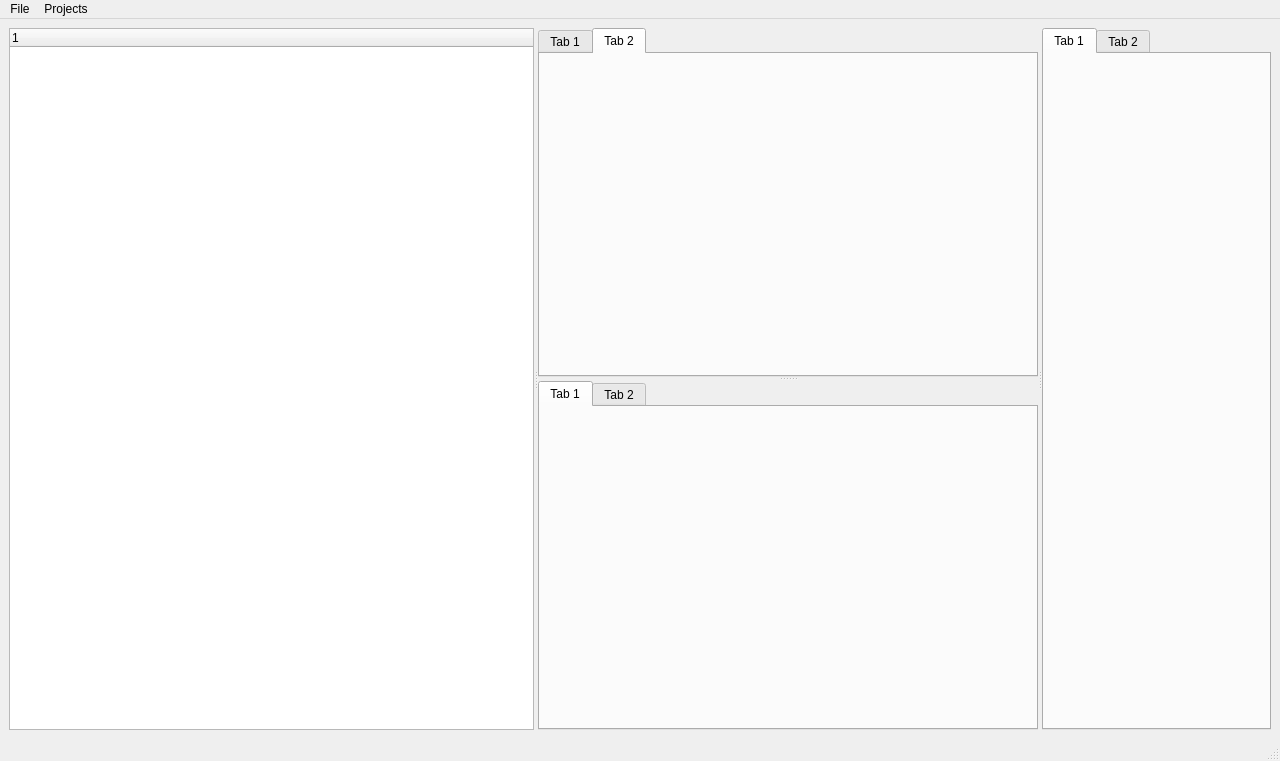
<?xml version="1.0" encoding="UTF-8"?>
<ui version="4.0">
 <class>MainWindow</class>
 <widget class="QMainWindow" name="MainWindow">
  <property name="geometry">
   <rect>
    <x>0</x>
    <y>0</y>
    <width>1280</width>
    <height>761</height>
   </rect>
  </property>
  <property name="windowTitle">
   <string>MainWindow</string>
  </property>
  <widget class="QWidget" name="centralwidget">
   <property name="minimumSize">
    <size>
     <width>1280</width>
     <height>720</height>
    </size>
   </property>
   <layout class="QGridLayout" name="gridLayout">
    <item row="0" column="0">
     <widget class="QSplitter" name="splitter_2">
      <property name="orientation">
       <enum>Qt::Horizontal</enum>
      </property>
      <widget class="QTreeWidget" name="tree">
       <property name="minimumSize">
        <size>
         <width>200</width>
         <height>0</height>
        </size>
       </property>
       <column>
        <property name="text">
         <string notr="true">1</string>
        </property>
       </column>
      </widget>
      <widget class="QSplitter" name="splitter">
       <property name="orientation">
        <enum>Qt::Vertical</enum>
       </property>
       <widget class="QTabWidget" name="editorTabs">
        <property name="minimumSize">
         <size>
          <width>500</width>
          <height>0</height>
         </size>
        </property>
        <property name="tabPosition">
         <enum>QTabWidget::North</enum>
        </property>
        <property name="currentIndex">
         <number>1</number>
        </property>
        <widget class="QWidget" name="tab">
         <attribute name="title">
          <string>Tab 1</string>
         </attribute>
        </widget>
        <widget class="QWidget" name="tab_2">
         <attribute name="title">
          <string>Tab 2</string>
         </attribute>
        </widget>
       </widget>
       <widget class="QTabWidget" name="consoleTabs">
        <property name="minimumSize">
         <size>
          <width>500</width>
          <height>0</height>
         </size>
        </property>
        <widget class="QWidget" name="tab_3">
         <attribute name="title">
          <string>Tab 1</string>
         </attribute>
        </widget>
        <widget class="QWidget" name="tab_4">
         <attribute name="title">
          <string>Tab 2</string>
         </attribute>
        </widget>
       </widget>
      </widget>
      <widget class="QTabWidget" name="infoTabs">
       <property name="minimumSize">
        <size>
         <width>200</width>
         <height>0</height>
        </size>
       </property>
       <property name="baseSize">
        <size>
         <width>220</width>
         <height>0</height>
        </size>
       </property>
       <widget class="QWidget" name="tab_5">
        <attribute name="title">
         <string>Tab 1</string>
        </attribute>
       </widget>
       <widget class="QWidget" name="tab_6">
        <attribute name="title">
         <string>Tab 2</string>
        </attribute>
       </widget>
      </widget>
     </widget>
    </item>
   </layout>
  </widget>
  <widget class="QMenuBar" name="menubar">
   <property name="geometry">
    <rect>
     <x>0</x>
     <y>0</y>
     <width>1280</width>
     <height>21</height>
    </rect>
   </property>
   <widget class="QMenu" name="menuFile">
    <property name="title">
     <string>Projects</string>
    </property>
    <addaction name="action_new_project_2"/>
    <addaction name="separator"/>
    <addaction name="action_open_project"/>
    <addaction name="actionClose_Project"/>
    <addaction name="actionDelete_Project"/>
   </widget>
   <widget class="QMenu" name="menuFile_2">
    <property name="title">
     <string>File</string>
    </property>
    <addaction name="action_quit"/>
   </widget>
   <addaction name="menuFile_2"/>
   <addaction name="menuFile"/>
  </widget>
  <widget class="QStatusBar" name="statusbar"/>
  <action name="action_new_test">
   <property name="text">
    <string>test</string>
   </property>
  </action>
  <action name="action_new_maskset">
   <property name="text">
    <string>maskset</string>
   </property>
  </action>
  <action name="action_new_device">
   <property name="text">
    <string>device</string>
   </property>
  </action>
  <action name="action_new_die">
   <property name="text">
    <string>die</string>
   </property>
  </action>
  <action name="action_new_product">
   <property name="text">
    <string>product</string>
   </property>
  </action>
  <action name="action_new_project">
   <property name="text">
    <string>project</string>
   </property>
  </action>
  <action name="action_edit_test">
   <property name="text">
    <string>test</string>
   </property>
  </action>
  <action name="action_edit_maskset">
   <property name="text">
    <string>maskset</string>
   </property>
  </action>
  <action name="action_edit_device">
   <property name="text">
    <string>device</string>
   </property>
  </action>
  <action name="action_edit_die">
   <property name="text">
    <string>die</string>
   </property>
  </action>
  <action name="action_edit_product">
   <property name="text">
    <string>product</string>
   </property>
  </action>
  <action name="action_edit_flow">
   <property name="text">
    <string>flow</string>
   </property>
  </action>
  <action name="action_display_tests">
   <property name="text">
    <string>tests</string>
   </property>
  </action>
  <action name="action_display_masksets">
   <property name="text">
    <string>masksets</string>
   </property>
  </action>
  <action name="action_display_devices">
   <property name="text">
    <string>devices</string>
   </property>
  </action>
  <action name="action_display_dies">
   <property name="text">
    <string>dies</string>
   </property>
  </action>
  <action name="action_display_products">
   <property name="text">
    <string>products</string>
   </property>
  </action>
  <action name="action_display_flows">
   <property name="text">
    <string>flows</string>
   </property>
  </action>
  <action name="action_delete_test">
   <property name="text">
    <string>test</string>
   </property>
  </action>
  <action name="action_delete_maskset">
   <property name="text">
    <string>maskset</string>
   </property>
  </action>
  <action name="action_delete_device">
   <property name="text">
    <string>device</string>
   </property>
  </action>
  <action name="action_delete_die">
   <property name="text">
    <string>die</string>
   </property>
  </action>
  <action name="action_delete_product">
   <property name="text">
    <string>product</string>
   </property>
  </action>
  <action name="action_delete_flow">
   <property name="text">
    <string>flow</string>
   </property>
  </action>
  <action name="action_delete_project">
   <property name="text">
    <string>project</string>
   </property>
  </action>
  <action name="actionopen">
   <property name="text">
    <string>open</string>
   </property>
  </action>
  <action name="action_edit_project">
   <property name="text">
    <string>project</string>
   </property>
  </action>
  <action name="action_display_workspace">
   <property name="text">
    <string>workspace</string>
   </property>
  </action>
  <action name="action_display_allprojects">
   <property name="text">
    <string>ALL projects</string>
   </property>
  </action>
  <action name="action_display_activeproject">
   <property name="text">
    <string>active project</string>
   </property>
  </action>
  <action name="action_new_package">
   <property name="text">
    <string>package</string>
   </property>
  </action>
  <action name="action_rename_test">
   <property name="text">
    <string>test</string>
   </property>
  </action>
  <action name="action_rename_maskset">
   <property name="text">
    <string>maskset</string>
   </property>
  </action>
  <action name="action_rename_device">
   <property name="text">
    <string>device</string>
   </property>
  </action>
  <action name="action_rename_die">
   <property name="text">
    <string>die</string>
   </property>
  </action>
  <action name="action_rename_product">
   <property name="text">
    <string>product</string>
   </property>
  </action>
  <action name="action_rename_package">
   <property name="text">
    <string>package</string>
   </property>
  </action>
  <action name="action_new_hardwaresetup">
   <property name="text">
    <string>hardware setup</string>
   </property>
  </action>
  <action name="action_display_ateprojects">
   <property name="text">
    <string>ATE projects</string>
   </property>
  </action>
  <action name="action_new_protocol">
   <property name="text">
    <string>protocol</string>
   </property>
  </action>
  <action name="action_new_registermap">
   <property name="text">
    <string>register map</string>
   </property>
  </action>
  <action name="action_import_maskset">
   <property name="text">
    <string>maskset</string>
   </property>
  </action>
  <action name="action_import_registermap">
   <property name="text">
    <string>register map</string>
   </property>
  </action>
  <action name="action_new_testprogram">
   <property name="text">
    <string>test program</string>
   </property>
  </action>
  <action name="action_display_testprograms">
   <property name="text">
    <string>test programs</string>
   </property>
  </action>
  <action name="action_display_protocols">
   <property name="text">
    <string>protocols</string>
   </property>
  </action>
  <action name="action_display_registermaps">
   <property name="text">
    <string>register maps</string>
   </property>
  </action>
  <action name="action_display_packages">
   <property name="text">
    <string>packages</string>
   </property>
  </action>
  <action name="action_display_hardwaresetups">
   <property name="text">
    <string>hardware setups</string>
   </property>
  </action>
  <action name="action_new_flow">
   <property name="text">
    <string>flow</string>
   </property>
  </action>
  <action name="action_delete_testprogram">
   <property name="text">
    <string>test program</string>
   </property>
  </action>
  <action name="action_delete_flow_2">
   <property name="text">
    <string>flow</string>
   </property>
  </action>
  <action name="action_delete_protocol">
   <property name="text">
    <string>protocol</string>
   </property>
  </action>
  <action name="action_delete_registermap">
   <property name="text">
    <string>register map</string>
   </property>
  </action>
  <action name="action_delete_package">
   <property name="text">
    <string>package</string>
   </property>
  </action>
  <action name="action_delete_hardwaresetup">
   <property name="text">
    <string>hardware setup</string>
   </property>
  </action>
  <action name="action_clone_test">
   <property name="text">
    <string>test</string>
   </property>
  </action>
  <action name="action_clone_testprogram">
   <property name="text">
    <string>test program</string>
   </property>
  </action>
  <action name="action_clone_protocol">
   <property name="text">
    <string>protocol</string>
   </property>
  </action>
  <action name="action_clone_registermap">
   <property name="text">
    <string>register map</string>
   </property>
  </action>
  <action name="action_clone_product">
   <property name="text">
    <string>product</string>
   </property>
  </action>
  <action name="action_clone_device">
   <property name="text">
    <string>device</string>
   </property>
  </action>
  <action name="action_clone_package">
   <property name="text">
    <string>package</string>
   </property>
  </action>
  <action name="action_clone_die">
   <property name="text">
    <string>die</string>
   </property>
  </action>
  <action name="action_clone_maskset">
   <property name="text">
    <string>maskset</string>
   </property>
  </action>
  <action name="actionhardware">
   <property name="text">
    <string>hardware</string>
   </property>
  </action>
  <action name="actionproject">
   <property name="text">
    <string>project</string>
   </property>
  </action>
  <action name="action_clone_flow">
   <property name="text">
    <string>flow</string>
   </property>
  </action>
  <action name="action_import_product">
   <property name="text">
    <string>product</string>
   </property>
  </action>
  <action name="action_import_package">
   <property name="text">
    <string>package</string>
   </property>
  </action>
  <action name="action_edit_test_2">
   <property name="text">
    <string>test</string>
   </property>
  </action>
  <action name="action_edit_testprogram">
   <property name="text">
    <string>test program</string>
   </property>
  </action>
  <action name="action_edit_flow_2">
   <property name="text">
    <string>flow</string>
   </property>
  </action>
  <action name="action_edit_protocol">
   <property name="text">
    <string>protocol</string>
   </property>
  </action>
  <action name="action_edit_registermap">
   <property name="text">
    <string>registermap</string>
   </property>
  </action>
  <action name="action_edit_product_2">
   <property name="text">
    <string>product</string>
   </property>
  </action>
  <action name="action_edit_device_2">
   <property name="text">
    <string>device</string>
   </property>
  </action>
  <action name="action_edit_package">
   <property name="text">
    <string>package</string>
   </property>
  </action>
  <action name="action_edit_die_2">
   <property name="text">
    <string>die</string>
   </property>
  </action>
  <action name="action_edit_maskset_2">
   <property name="text">
    <string>maskset</string>
   </property>
  </action>
  <action name="actionhardware_setup_2">
   <property name="text">
    <string>hardware setup</string>
   </property>
  </action>
  <action name="action_delete_flow_3">
   <property name="text">
    <string>flow</string>
   </property>
  </action>
  <action name="action_edit_hardwaresetup">
   <property name="text">
    <string>hardware setup</string>
   </property>
  </action>
  <action name="action_open_project">
   <property name="text">
    <string>Open Project...</string>
   </property>
  </action>
  <action name="actionClose_Project">
   <property name="text">
    <string>Close Project</string>
   </property>
  </action>
  <action name="actionDelete_Project">
   <property name="text">
    <string>Delete Project</string>
   </property>
  </action>
  <action name="action_new_project_2">
   <property name="text">
    <string>New Project...</string>
   </property>
  </action>
  <action name="action_quit">
   <property name="text">
    <string>Quit</string>
   </property>
  </action>
 </widget>
 <resources/>
 <connections/>
</ui>
